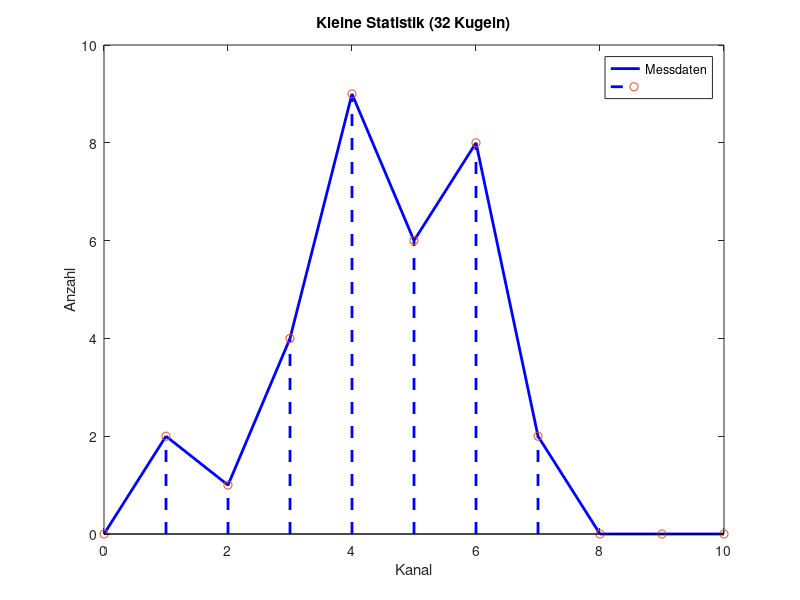

The MATLAB source for this figure:
m = [0,2,1,4,9,6,8,2,0,0,0];

x=linspace(0,10,11);


plot(x,m,'LineWidth',2,'Color','b')
hold on
stem(x,m,'LineWidth',2,'LineStyle','--','Color','b')
xlabel('Kanal')
ylabel('Anzahl')
xlim([0 10])
ylim([0 10])
title('Kleine Statistik (32 Kugeln)')
legend('Messdaten','')


exportgraphics(gcf, 'TV1.eps', 'ContentType', 'vector');
